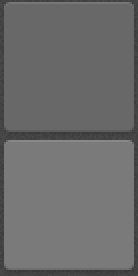
#> input picture Lab/03/Python/assets/cell-bgr.png, 69 x 138 px (shown 2 times larger)
$ python game.py
#> lines starting #> are read from the running program, lines starting #| are printed output that depends on the picture
import random
from tkinter import Tk, Button, Canvas, NW, W, TclError, Label

from PIL import Image, ImageTk

root = Tk()
root.geometry('1000x660')
# root.wm_attributes("-transparentcolor", 'grey')

_assets = {}
assets = {}
ball_by_index = []
game_over = False
game_over_label: Label = None

class Cell:
    uniqid: int = -1
    image: Image
    imagetk: ImageTk.PhotoImage
    color: int = -1
    variant: int = -1
    dark: bool = True
    row: int = -1
    col: int = -1

    # [17 lines left out: function update_cell, not called in this run]

CellMatrix = []
FreeCells = []
HintItems = [Cell(), Cell(), Cell()]

cm_rows = []
cm_columns = []
cm_diags = []
cm_rdiags = []

N, M = 9, 9
gap = 4
global_padding = 20

ProcessClicks: bool = True
SelectedCell: Cell = None

def load_assets():
    global _assets, assets, ball_by_index
    _assets.update({
        "cell" : Image.open("assets/cell-bgr.png").convert('RGBA'),
        "page" : Image.open("assets/page-bgr.png").convert('RGBA'),
    })
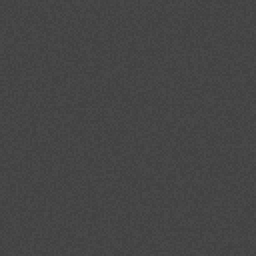
#> input picture Lab/03/Python/assets/page-bgr.png, 128 x 128 px (shown 2 times larger)
    _assets.update({
        "cell_dark" : _assets["cell"].crop( (2, 1, 67, 66) ),
        "cell_light" : _assets["cell"].crop( (2, 70, 67, 135) ),
    })
    _assets_balls = {
        "pink"   : Image.open("assets/ball-pink.png").convert('RGBA'),
        "red"    : Image.open("assets/ball-red.png").convert('RGBA'),
        "yellow" : Image.open("assets/ball-yellow.png").convert('RGBA'),
        "green"  : Image.open("assets/ball-green.png").convert('RGBA'),
        "aqua"   : Image.open("assets/ball-aqua.png").convert('RGBA'),
        "blue"   : Image.open("assets/ball-blue.png").convert('RGBA'),
        "violet" : Image.open("assets/ball-violet.png").convert('RGBA'),
    }
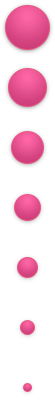
#> input picture Lab/03/Python/assets/ball-pink.png, 55 x 400 px
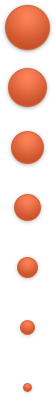
#> input picture Lab/03/Python/assets/ball-red.png, 55 x 400 px
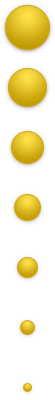
#> input picture Lab/03/Python/assets/ball-yellow.png, 55 x 400 px
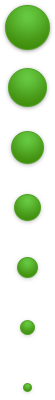
#> input picture Lab/03/Python/assets/ball-green.png, 55 x 400 px
    for k, v in _assets_balls.items():
        for i in range(7):
            _assets[f"{k}_{i}"] = v.crop( (0, i*60, 55, i*60 + 55) )

    ball_by_index = [
        "pink",
        "red",
        "yellow",
        "green",
        "aqua",
        "blue",
        "violet"
    ]
    for k, v in _assets.items():
        assets[k] = ImageTk.PhotoImage(v)

# [335 lines left out: functions update_background, create_cells, place_cells, create_info, update_score, cell_click and 7 more, not called in this run]

if __name__ == '__main__':
#> (the run stopped early here; a loop or call above may not have finished)
